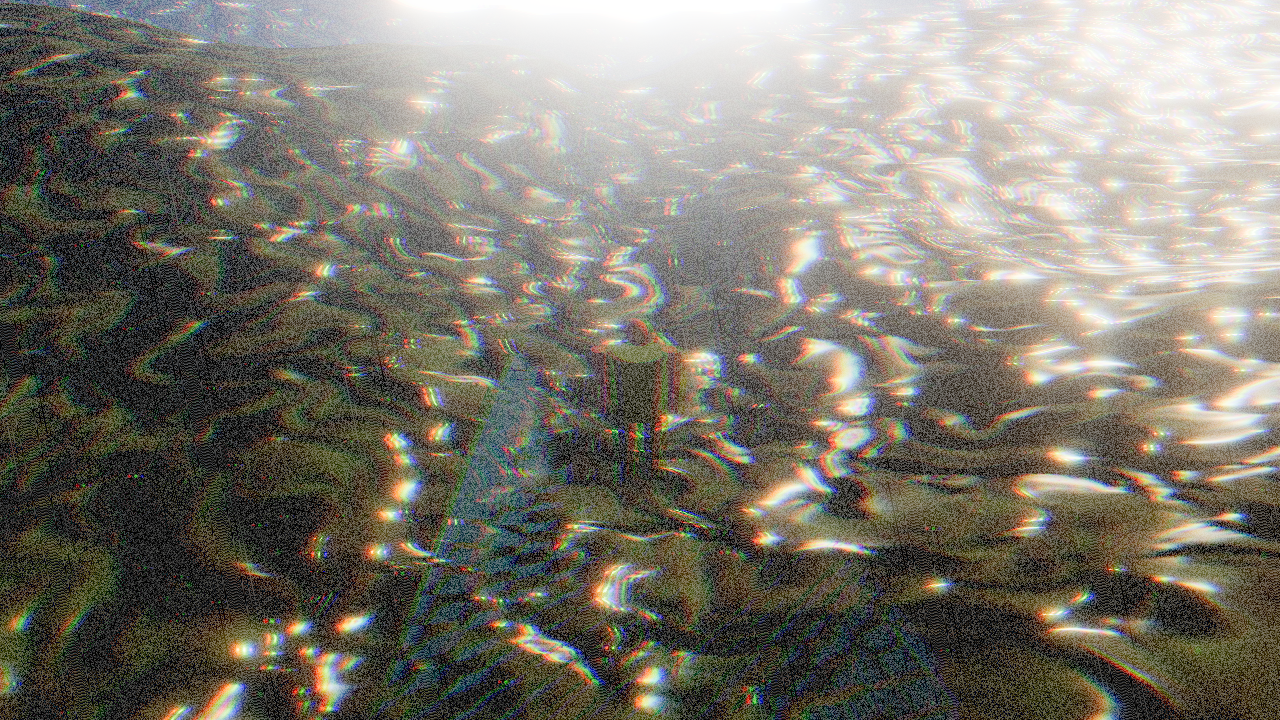
#> input picture shot_cf_overview_webgl2.png, 1280 x 720 px; the run also reads 1 picture not shown here
$ python p8_diff.py ../shot_cf_overview_webgl2.png ../shot_cf_overview_webgpu.png ../shot_cf_overview_webgpu.png
#> lines starting #> are read from the running program, lines starting #| are printed output that depends on the picture
#!/usr/bin/env python3
"""Phase 8 A/B diff: two captures compared pixel-wise.

Prints mean|d|, p99|d|, and % pixels with |d|>8 (the repo's established
motion/displacement threshold), plus an optional ROI subset (x0 y0 x1 y1
in pixel coords, origin top-left). Exit code 0 if frames are effectively
identical (<0.01% pixels >8), 1 otherwise — lets shell gates branch.
"""
import sys
import numpy as np
from PIL import Image


def load(p):
#> called with p = '../shot_cf_overview_webgl2.png'
    return np.asarray(Image.open(p).convert('RGB'), dtype=np.int16)


def main():
    a_path, b_path = sys.argv[1], sys.argv[2]
    a, b = load(a_path), load(b_path)
#> in load (call 2), `return np.asarray(Image.open(p).convert('RGB'), dtype=np.int16)`: returned value: shape (720, 1280, 3) int16; every value is 255
    if a.shape != b.shape:
        print(f"SHAPE MISMATCH {a.shape} vs {b.shape}")
        sys.exit(2)
    d = np.abs(a - b).max(axis=2)
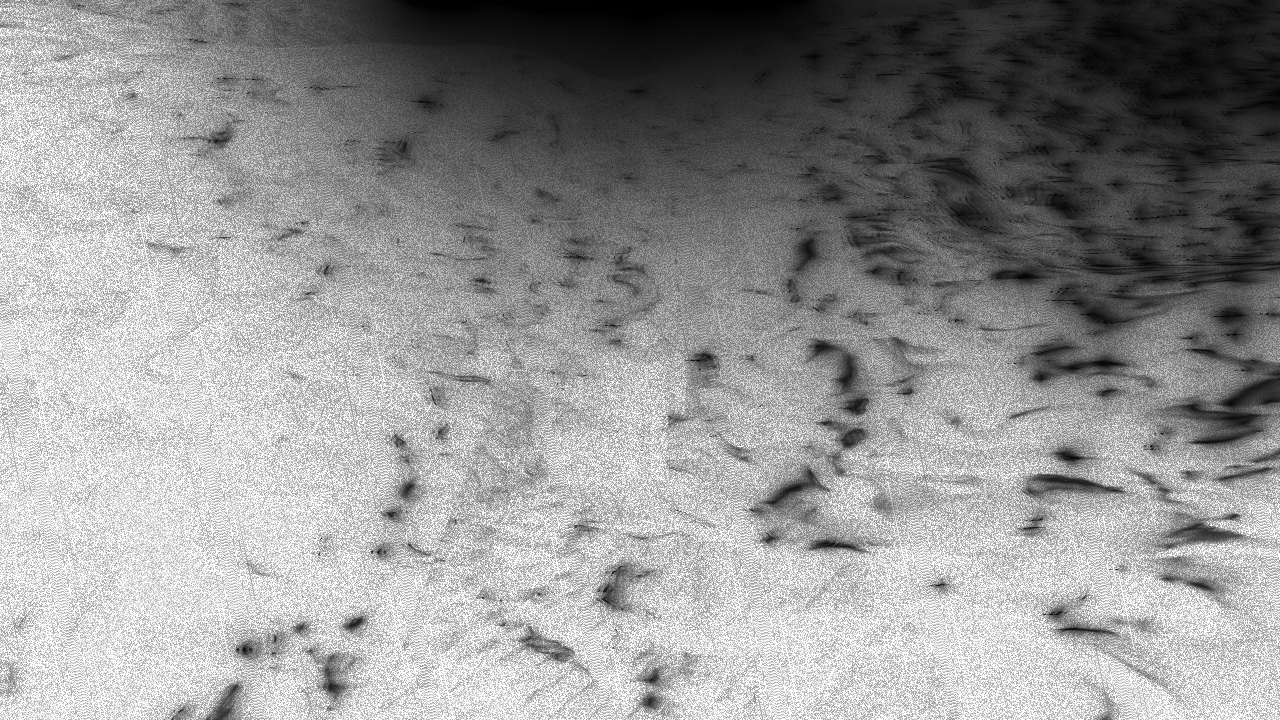
#> d: shape (720, 1280) int16; min 0, max 255, mean 148.9
    roi = None
    if len(sys.argv) > 3:
#> (the run stopped early here; a loop or call above may not have finished)
